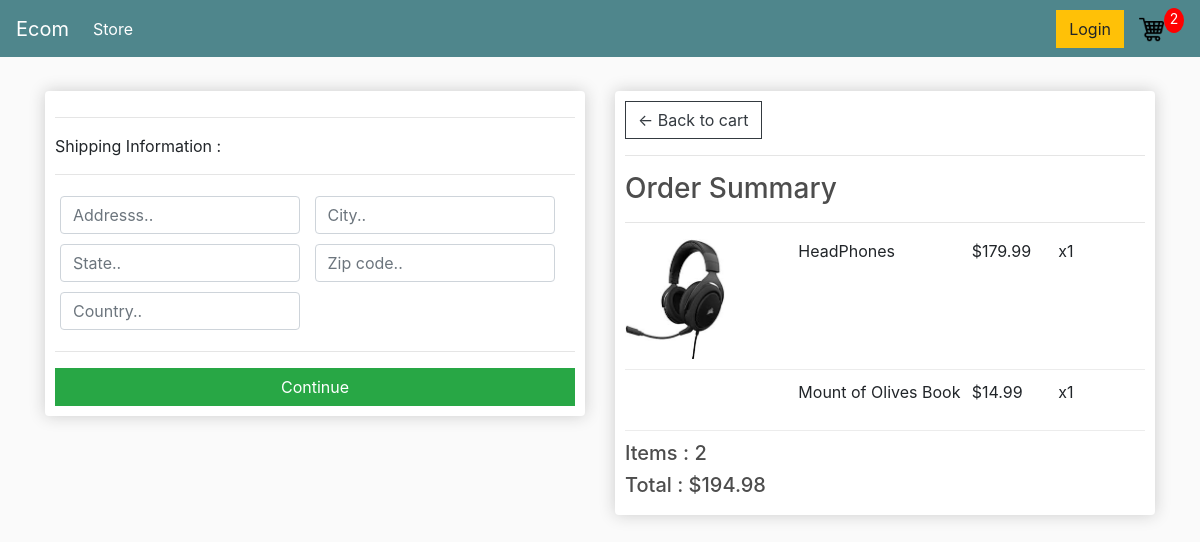
Screenshot of /checkout/ (signed in) with the database file from the repository.
### store/models.py (models this page shows, shortened)
class OrderItem(models.Model):
    product = models.ForeignKey(Product, on_delete=models.SET_NULL, blank=True, null=True)
    order = models.ForeignKey(Order, on_delete=models.SET_NULL, blank=True, null=True)
    quantity = models.IntegerField(default=0, null=True, blank=True)
    date_added = models.DateTimeField(auto_now_add=True)
    @property
    def get_total(self):
        total = self.product.price * self.quantity
        return total

class Product(models.Model):
    name = models.CharField(max_length=200, null=True)
    price = models.DecimalField(max_digits=7, decimal_places=2)
    digital = models.BooleanField(default=False, null=True, blank=False)
    image = models.ImageField(null=True, blank=True)
    @property
    def imageURL(self):
        try:
            url = self.image.url
        except:
            url = ''
        return url

class Order(models.Model):
    customer = models.ForeignKey(Customer, on_delete=models.SET_NULL, blank=True, null=True)
    date_order = models.DateTimeField(auto_now_add=True)
    complete = models.BooleanField(default=False, null=True, blank=False)
    transaction_id = models.CharField(max_length=200, null=True)
    @property
    def shipping(self):
        shipping = False
        orderitems = self.orderitem_set.all()
        for i in orderitems:
            if i.product.digital == False:
                shipping = True
        return shipping
    @property
    def get_cart_total(self):
        orderitems = self.orderitem_set.all()
        total = sum([item.get_total for item in orderitems])
        return total
    @property
    def get_cart_items(self):
        orderitems = self.orderitem_set.all()
        total = sum([item.quantity for item in orderitems])
        return total

### store/views.py (the view)
# urls.py: path('checkout/', views.checkout, name="checkout"),
def checkout(request):
    data = cartData(request)
    cartItems = data['cartItems']
    order = data['order']
    items = data['items']
    context = {'items': items, 'order':order, 'cartItems':cartItems}
    return render(request, 'store/checkout.html', context)

### store/utils.py (called while the page is built)
def cartData(request):
    if request.user.is_authenticated:
        customer =  request.user.customer
        order, created = Order.objects.get_or_create(customer=customer, complete=False)
        items = order.orderitem_set.all()
        cartItems = order.get_cart_items
    else:
        cookieData = cookieCart(request)
        cartItems = cookieData['cartItems']
        order = cookieData['order']
        items = cookieData['items']
    return {'cartItems':cartItems,'order':order, 'items':items}

### store/templates/store/checkout.html (shortened to what this page needs)
{% extends 'store/main.html' %}
{% load static %}
{% block content %}
<div class="row">
    <div class="col-lg-6">
        <div class="box-element" id="form-wrapper">
            <form id="form" action="">
                <div id="shipping-info">
                    <hr>
                    <p>Shipping Information :</p>
                    <hr>
                    <div class="form-field">
                        <input class="form-control" type="text" name="address" placeholder="Addresss..">
                    </div>
                    <div class="form-field">
                        <input class="form-control" type="text" name="city" placeholder="City..">
                    </div>
                    <div class="form-field">
                        <input class="form-control" type="text" name="state" placeholder="State..">
                    </div>
                    <div class="form-field">
                        <input class="form-control" type="text" name="zipcode" placeholder="Zip code..">
                    </div>
                    <div class="form-field">
                        <input class="form-control" type="text" name="country" placeholder="Country..">
                    </div>
                </div>
                <hr>
                <input id="form-button" class="btn btn-success btn-block" type="submit" value="Continue">
            </form>
        </div>
        <br>
    </div>
    <div class="col-lg-6">
        <div class="box-element">
            <a class="btn btn-outline-dark" href="{% url 'cart' %}">&#x2190; Back to cart</a>
            <hr>
            <h3>Order Summary</h3>
            <hr>
            {% for item in items %}
            <div class="cart-row">
                <div style="flex:2"><img class="row-image" src="{{item.product.imageURL}}" alt=""></div>
                <div style="flex:2"><p>{{item.product.name}}</p></div>
                <div style="flex:1">${{item.product.price}}</div>
                <div style="flex:1">x{{item.quantity}}</div>
            </div>
            {% endfor %}
            <h5>Items : {{order.get_cart_items}}</h5>
            <h5>Total : ${{order.get_cart_total|floatformat:2}}</h5>
        </div>
    </div>
</div>
{% endblock content %}

### static/css/main.css (style rules this page uses)
body { background-color: hsl(0, 0%, 98%); }
h1,h2,h3,h4,h5,h6 { color: hsl(0, 0%, 30%); }
.box-element { box-shadow: hsl(0, 0%, 80%) 0 0 16px; background-color: #fff; border-radius: 4px; padding: 10px; }
.col-lg-4, .col-lg-6, .col-lg-12 { margin-top: 10px; }
.btn { border-radius: 0; }
.row-image { width: 100px; }
.form-field { width: 250px; display: inline-block; padding: 5px; }
.cart-row { display: flex; align-items: flex-stretch; padding-bottom: 10px; margin-bottom: 10px; border-bottom: 1px solid #ececec; }

### rows the page displays
OrderItem: product.imageURL (picture), product.name "HeadPhones", product.price "179.99", quantity "1"
OrderItem: product.name "Mount of Olives Book", product.price "14.99", quantity "1"
Order: get_cart_items "2", get_cart_total "194.98"

### other values shown
{{ cartItems }} "2"
